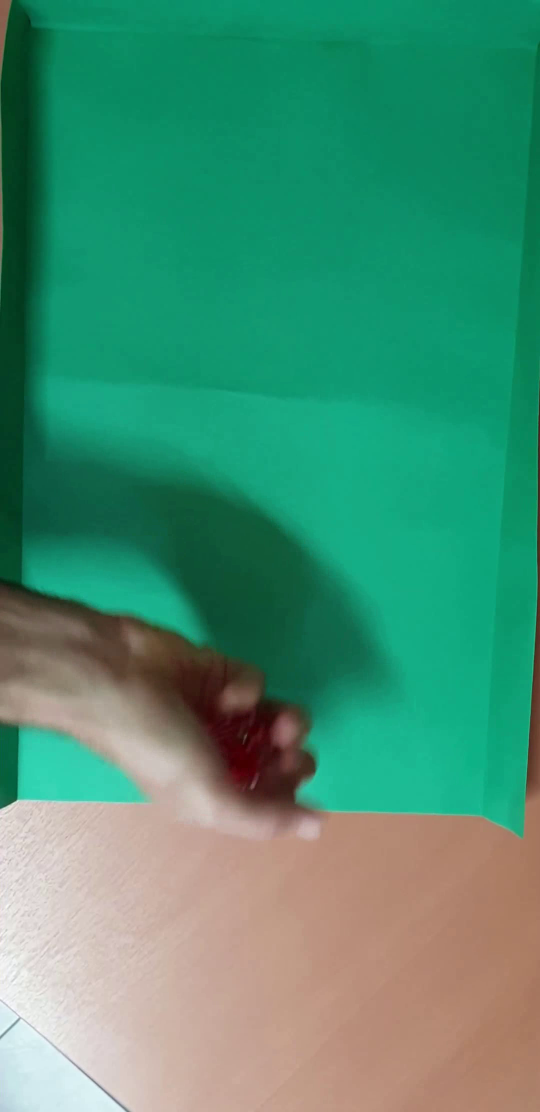
#> input picture frame 14 of Video1-procesado.mp4, 1080 x 2224 px, given in place of tirada_1.mp4, which was not available (shown at 1/2 size)
$ jupyter execute test.ipynb   (shell and % lines are left out)
#> lines starting #> are read from the running program, lines starting #| are printed output that depends on the picture; after the words box and inside, x2 and y2 are one past the last pixel; in counts of white or black regions, pixels touching at a corner belong together; pictures that were not available may be replaced by others from this repository, and a replacement may not be noted
[cell 1]
import matplotlib
matplotlib.use("TkAgg")
import cv2
import numpy as np
import matplotlib.pyplot as plt
import os

[cell 2]
# Definimos función para mostrar imágenes
# [14 lines left out: function imshow, not called in this run]

# Reconstrucción morfológica
def imreconstruct(marker, mask, kernel=None):
    # Asegurarse de que marker y mask sean del mismo tamaño y tipo
    if marker.shape != mask.shape:
        raise ValueError("El tamaño de 'marker' y 'mask' debe ser igual")  # Valida dimensiones iguales.
    if marker.dtype != mask.dtype:
        marker = marker.astype(mask.dtype)  # Convierte el tipo de datos de marker para que coincida con mask.

    # Definir el kernel si no se proporciona
    if kernel is None:
        kernel = np.ones((3, 3), np.uint8)  # Define un kernel de 3x3 si no se pasa uno.

    while True:
        expanded = cv2.dilate(marker, kernel)  # Realiza una dilatación sobre el marcador.
        expanded_intersection = cv2.bitwise_and(expanded, mask)  # Calcula la intersección con la máscara.
        if np.array_equal(marker, expanded_intersection):  # Verifica si no hay cambios en la iteración.
            break
        marker = expanded_intersection  # Actualiza el marcador con la intersección.
    return expanded_intersection  # Devuelve el resultado final de la reconstrucción.

# Relleno de huecos en imágenes binarias
def imfillhole(img):
    mask = np.zeros_like(img)  # Genera una máscara vacía con las mismas dimensiones que la imagen.
    mask = cv2.copyMakeBorder(mask[1:-1, 1:-1], 1, 1, 1, 1, cv2.BORDER_CONSTANT, value=int(255))
    # Crea bordes constantes blancos alrededor de la máscara.
    marker = cv2.bitwise_not(img, mask=mask)  # Calcula el complemento de los bordes como marcador.
    img_c = cv2.bitwise_not(img)  # Obtiene el complemento de la imagen original como máscara.
    img_r = imreconstruct(marker=marker, mask=img_c)  # Realiza la reconstrucción usando el marcador y la máscara.
    img_fh = cv2.bitwise_not(img_r)  # Toma el complemento de la reconstrucción para obtener la imagen final.
    return img_fh  # Devuelve la imagen binaria con los huecos rellenos.

# Comparación de movimiento entre cuadros consecutivos
# [21 lines left out: function se_mueve_no_se_mueve, not called in this run]

[cell 3]
def procesar_imagenes(num_foto, frame, num_foto_centroides_dados=[]):
    # FUNCIONALIDAD PRINCIPAL: Procesar una imagen para detectar dados y determinar el valor de sus caras.

    # Listado para almacenar el valor de las caras de los dados en cada cuadro.
    num_cara_caja = []

    # Convertir la imagen de BGR a RGB y luego a escala de grises.
    img_rgb = cv2.cvtColor(frame, cv2.COLOR_BGR2RGB)
    img_gray = cv2.cvtColor(img_rgb, cv2.COLOR_RGB2GRAY)

    # Aplicar umbral para segmentar áreas de interés.
    _, thresh = cv2.threshold(img_gray, 100, 255, cv2.THRESH_BINARY)

    # Aplicar el detector de bordes Canny para identificar bordes generales.
    canny = cv2.Canny(img_gray, 50, 75)
    engrosar_bordes_generales = cv2.dilate(canny, np.ones((17, 17), np.uint8))

    # Rellenar huecos en los bordes detectados.
    relleno_dados = imfillhole(engrosar_bordes_generales)

    # Erosionar los bordes para eliminar ruido y reducir detalles.
    erocion_dado = cv2.erode(relleno_dados, np.ones((3, 3), np.uint8))

    # SEGMENTACIÓN PARA DETECTAR CÍRCULOS (CARAS DE LOS DADOS).
    canny_circulos = cv2.Canny(img_gray, 175, 255)
    engrosar_circulos = cv2.dilate(canny_circulos, np.ones((3, 3), np.uint8))
    relleno_circulos = imfillhole(engrosar_circulos)
    erocion_circulos = cv2.erode(relleno_circulos, np.ones((5, 5), np.uint8))

    # OBTENER BOUNDING BOXES DE LOS DADOS.
    num_labels, labels, stats, centroids = cv2.connectedComponentsWithStats(erocion_dado)

    # Filtrar componentes conectados basados en criterios geométricos y de área.
    indice_stats = []  # Almacena índices de las estadísticas que cumplen las condiciones.
    centroides_dados = []  # Almacena los centroides de los dados detectados.
    for i in range(1, num_labels):  # Omitir el fondo (label 0).
        x, y, w, h, area = stats[i]  # Coordenadas y área del bounding box.
        if 50 < w < 120 and 50 < h < 140:  # Filtrar por tamaño del bounding box.
            factor_forma = w / h
            if 0.5 < factor_forma < 2:  # Filtrar por proporción del bounding box.
                if 4500 < area < 11000:  # Filtrar por área.
                    indice_stats.append(i)
                    centroides_dados.append([i, centroids[i]])

    # Guardar información de los centroides si hay suficientes dados detectados.
    if len(centroides_dados) >= 5:
        num_foto_centroides_dados.append([num_foto, centroides_dados])

    # DETERMINAR SI LOS DADOS ESTÁN ESTACIONARIOS ENTRE CUADROS.
    if len(num_foto_centroides_dados) >= 2:
        lista = se_mueve_no_se_mueve(num_foto, num_foto_centroides_dados)

        # CALCULAR EL VALOR DE LA CARA PARA LOS DADOS ESTACIONARIOS.
        num_cara_caja = []
        for j in lista:
            x2, y2, w2, h2, area2 = stats[j]
            img_circulos = np.zeros_like(img_gray)  # Imagen vacía para análisis de círculos.
            img_circulos[y2:y2 + h2, x2:x2 + w2] = erocion_circulos[y2:y2 + h2, x2:x2 + w2]

            # Detectar componentes conectados en la región del dado.
            num_labels_2, labels_2, stats_2, centroids_2 = cv2.connectedComponentsWithStats(img_circulos)
            cara_dado = 0  # Inicializar contador para las caras del dado.
            for i_label in range(1, num_labels_2):
                area_circulos = stats_2[i_label, cv2.CC_STAT_AREA]
                if 30 < area_circulos < 150:  # Filtrar por tamaño de los círculos.
                    mask = (labels_2 == i_label).astype(np.uint8) * 255
                    contours, _ = cv2.findContours(mask, cv2.RETR_TREE, cv2.CHAIN_APPROX_NONE)
                    for contour in contours:
                        perimetro_circulo = cv2.arcLength(contour, True)
                        factor_forma_circulo = area_circulos / (perimetro_circulo ** 2)
                        if 0.050 < factor_forma_circulo < 0.10:  # Filtrar por forma circular.
                            cara_dado += 1
            num_cara_caja.append([j, cara_dado])

    # DIBUJAR BOUNDING BOXES Y ETIQUETAS SOBRE LOS DADOS.
    if len(indice_stats) >= 5:
        for k in indice_stats:
            x3, y3, w3, h3, area3 = stats[k]
            punto1 = (x3, y3)  # Esquina superior izquierda del bounding box.
            punto2 = (x3 + w3, y3 + h3)  # Esquina inferior derecha.
            if not num_cara_caja:
                # Dibujar bounding box en rojo si no se ha detectado cara.
                cv2.rectangle(img_rgb, punto1, punto2, color=(0, 0, 255), thickness=5)
            else:
                for g in num_cara_caja:
                    if k != g[0]:
                        cv2.rectangle(img_rgb, punto1, punto2, color=(0, 0, 255), thickness=5)
                    else:
                        cv2.rectangle(img_rgb, punto1, punto2, color=(0, 0, 255), thickness=5)
                        cv2.putText(img_rgb, f'Valor es: {g[1]}', (x3 - 10, y3 - 10), cv2.FONT_HERSHEY_SIMPLEX,
                                    fontScale=1, color=(0, 255, 0), thickness=2)

    # Convertir la imagen procesada de nuevo a BGR para guardar o visualizar.
    terminada = cv2.cvtColor(img_rgb, cv2.COLOR_RGB2BGR)
    return terminada, num_foto_centroides_dados

[cell 4]
# os.makedirs("frames", exist_ok = True)  # Si no existe, crea la carpeta 'frames' en el directorio actual (comentado actualmente).

# --- Leer un video ------------------------------------------------
for num_video in range(1, 5):  # Itera sobre los nombres de los videos ('tirada_1.mp4' a 'tirada_4.mp4').
    cap = cv2.VideoCapture(f'tirada_{num_video}.mp4')  # Abre el archivo de video correspondiente.
    width = int(cap.get(cv2.CAP_PROP_FRAME_WIDTH))  # Obtiene el ancho del video en píxeles.
    height = int(cap.get(cv2.CAP_PROP_FRAME_HEIGHT))  # Obtiene la altura del video en píxeles.
    fps = int(cap.get(cv2.CAP_PROP_FPS))  # Obtiene los cuadros por segundo (FPS) del video.
    n_frames = int(cap.get(cv2.CAP_PROP_FRAME_COUNT))  # Obtiene el número total de frames en el video.
    frame_number = 0  # Inicializa el contador de frames.

    # Crea un objeto para guardar el video procesado con las mismas propiedades del original.
    out = cv2.VideoWriter(f'Video{num_video}-procesado.mp4', cv2.VideoWriter_fourcc(*'mp4v'), fps, (width, height))
    num_foto_centroides_dados = []  # Lista para almacenar información de los centroides de los dados por frame.
    bandera = True  # Bandera para determinar el área útil solo una vez.

    while cap.isOpened():  # Repite mientras el archivo de video esté abierto.
        ret, frame = cap.read()  # Lee el siguiente frame del video. 'ret' indica éxito (True/False).
#> frame is the input picture: shape (2224, 1080, 3); mean B, G, R 114.4, 143.8, 71.4
        if ret == True:  # Verifica si se leyó el frame correctamente.
            if bandera:  # Si es el primer frame, calcula el área útil donde están los dados.
                ancho = int(len(frame[0]) / 2)  # Obtiene el punto medio horizontal del frame.
#> ancho = 540
                cont = 0  # Contador para encontrar el límite superior de la región útil.
                for j in range(len(frame)):  # Itera sobre las filas de píxeles en el frame.
                    if frame[j][ancho][2] < 50:  # Comprueba si el canal rojo es menor a 50 (indicio de borde útil).
                        cont += 1  # Incrementa el contador si cumple la condición.
#> after the loop, cont = 1451
                bandera = False  # Cambia la bandera para no repetir este cálculo en siguientes frames.

            largo = len(frame[0])  # Obtiene el ancho total del frame.
#> largo = 1080

            # Procesa la región útil del frame para detectar y analizar los dados.
            foto_recortada, num_foto_centroides_dados = procesar_imagenes(
                frame_number, frame[0:cont, 0:largo], num_foto_centroides_dados
            )
#> in procesar_imagenes, `img_rgb = cv2.cvtColor(frame, cv2.COLOR_BGR2RGB)`:
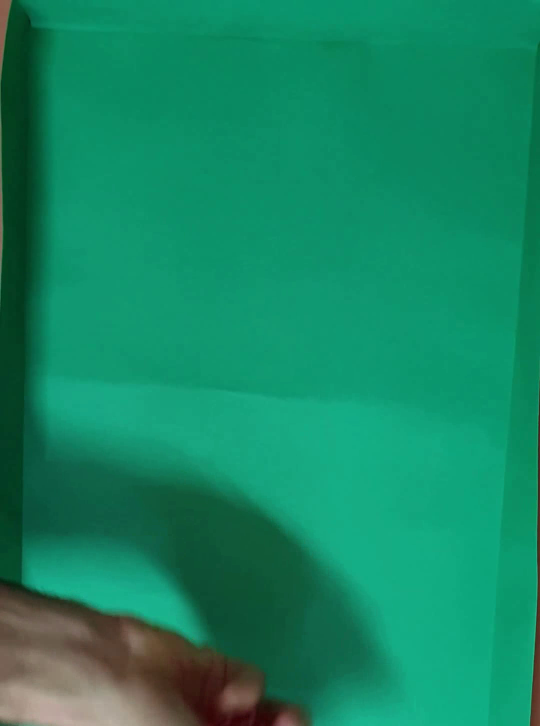
#> img_rgb: shape (1451, 1080, 3) (shown at 1/2 size); mean R, G, B 20.5, 134.5, 98.4
#> in procesar_imagenes, `img_gray = cv2.cvtColor(img_rgb, cv2.COLOR_RGB2GRAY)`:
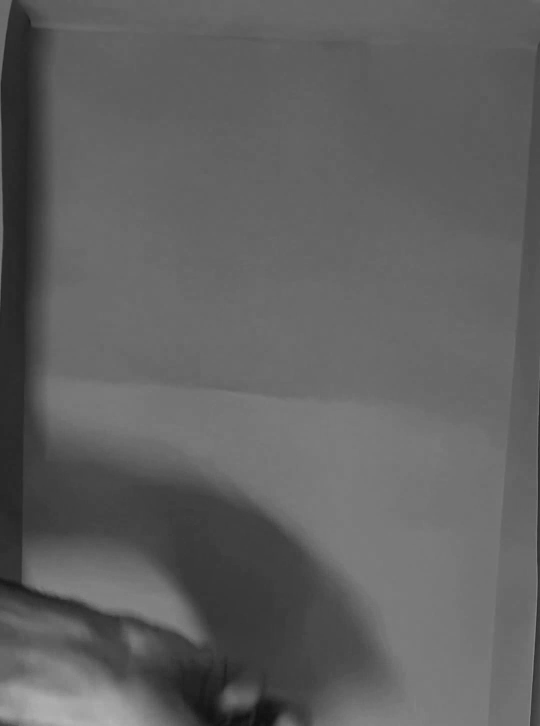
#> img_gray: shape (1451, 1080) (shown at 1/2 size); min 13, max 180, mean 96.2
#> in procesar_imagenes, `_, thresh = cv2.threshold(img_gray, 100, 255, cv2.THRESH_BINARY)`:
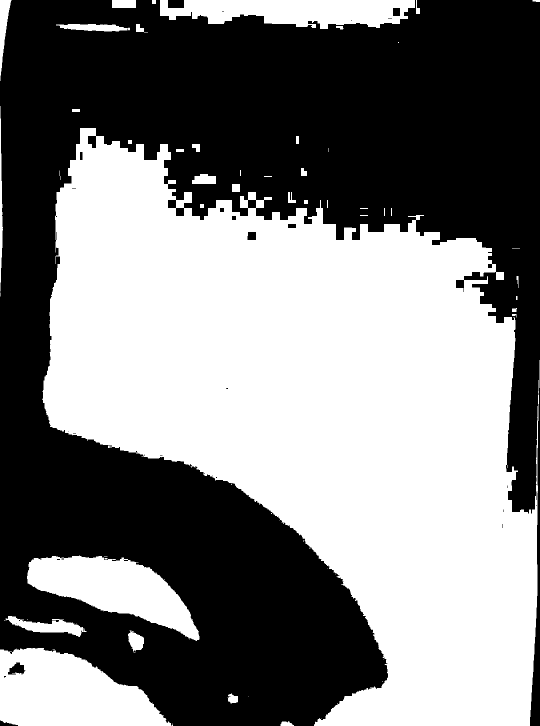
#> thresh: shape (1451, 1080) (shown at 1/2 size); 49.5% white; 68 white regions (29 under 20 px), largest, box (x1, y1, x2, y2) and area: (84, 256, 1080, 1451) 675730, (0, 1296, 343, 1451) 37379, (54, 1111, 399, 1282) 28940
#> in procesar_imagenes, `canny = cv2.Canny(img_gray, 50, 75)`:
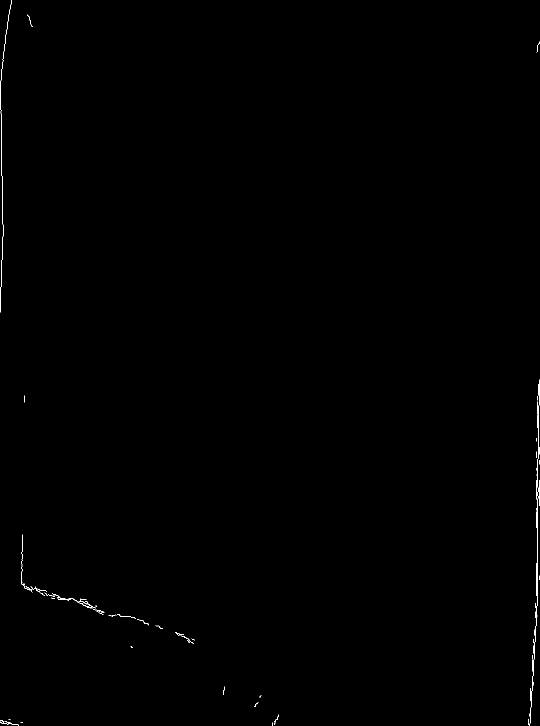
#> canny: shape (1451, 1080) (shown at 1/2 size); 0.18% white in thin lines or dots
#> in procesar_imagenes, `engrosar_bordes_generales = cv2.dilate(canny, np.ones((17, 17), np.uin..`: engrosar_bordes_generales: shape (1451, 1080); 2.3% white; 12 white regions, largest, box (x1, y1, x2, y2) and area: (1049, 751, 1080, 1451) 11526, (34, 1061, 334, 1265) 9431, (0, 0, 32, 633) 8570
#> in imfillhole, `marker = cv2.bitwise_not(img, mask=mask)`: marker: shape (1451, 1080); 0.24% white in thin lines or dots
#> in imfillhole, `img_c = cv2.bitwise_not(img)`:
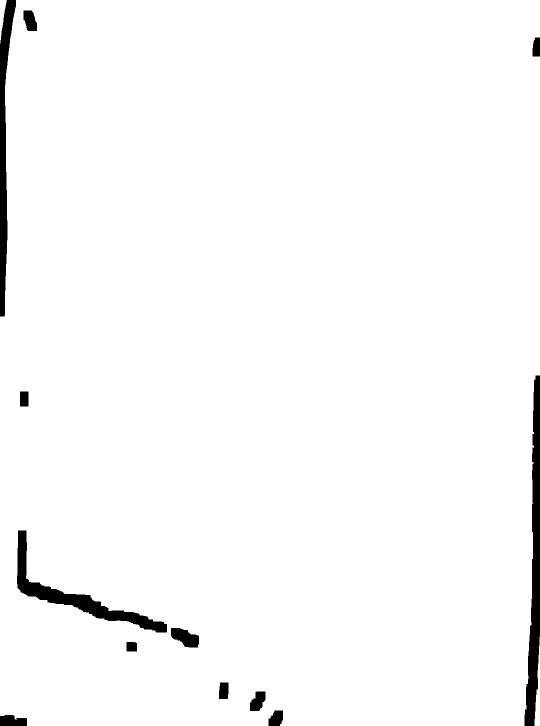
#> img_c: shape (1451, 1080) (shown at 1/2 size); 97.7% white; 12 black regions, largest, box (x1, y1, x2, y2) and area: (1049, 751, 1080, 1451) 11526, (34, 1061, 334, 1265) 9431, (0, 0, 32, 633) 8570
#> after the loop in imreconstruct, `while True:`:
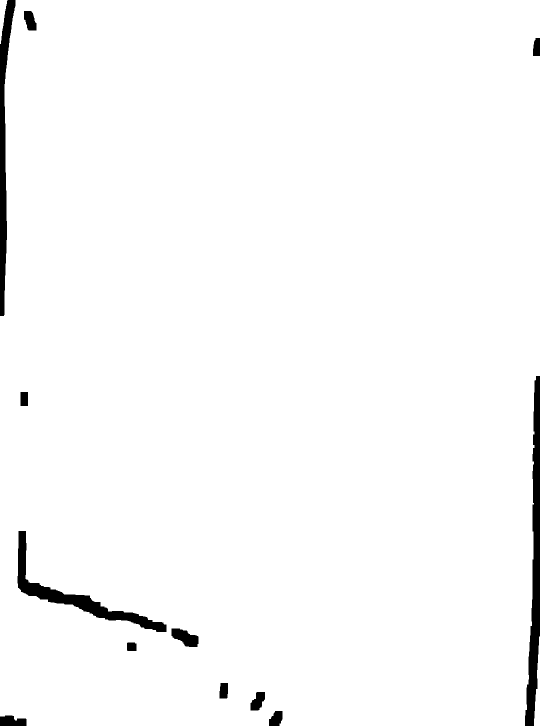
#> expanded: shape (1451, 1080) (shown at 1/2 size); 97.9% white; 12 black regions, largest, box (x1, y1, x2, y2) and area: (1050, 752, 1080, 1451) 10573, (35, 1062, 333, 1264) 8419, (0, 0, 31, 632) 7794
#> in procesar_imagenes, `erocion_dado = cv2.erode(relleno_dados, np.ones((3, 3), np.uint8))`:
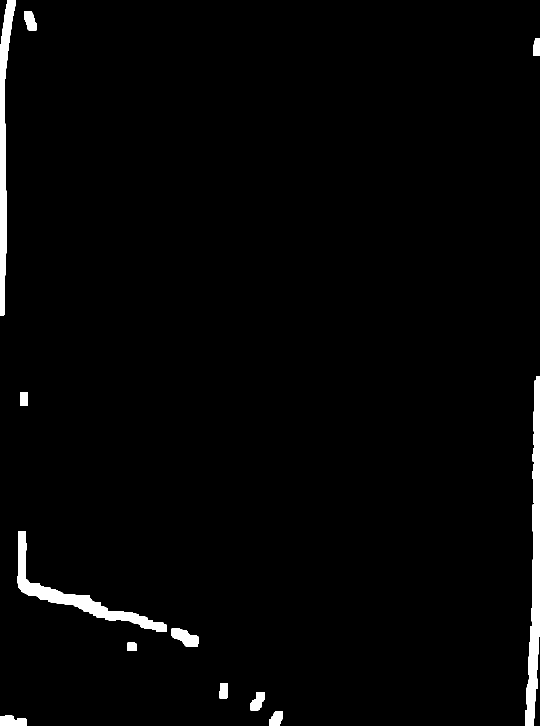
#> erocion_dado: shape (1451, 1080) (shown at 1/2 size); 2.1% white; 12 white regions, largest, box (x1, y1, x2, y2) and area: (1050, 752, 1080, 1451) 10573, (35, 1062, 333, 1264) 8419, (0, 0, 31, 632) 7794
#> in procesar_imagenes, `canny_circulos = cv2.Canny(img_gray, 175, 255)`: canny_circulos: shape (1451, 1080); 0.06% white in thin lines or dots
#> in procesar_imagenes, `engrosar_circulos = cv2.dilate(canny_circulos, np.ones((3, 3), np.uint..`: engrosar_circulos: shape (1451, 1080); 0.17% white; 3 white regions, box (x1, y1, x2, y2) and area: (1058, 774, 1080, 1451) 2081, (0, 496, 7, 606) 338, (0, 119, 8, 209) 280
#> in imfillhole (call 2), `marker = cv2.bitwise_not(img, mask=mask)`: marker: shape (1451, 1080); 0.31% white in thin lines or dots
#> the loop in imreconstruct (call 2), `while True:` made 540 passes
#> pass 1, in imreconstruct (call 2), `expanded = cv2.dilate(marker, kernel)`:
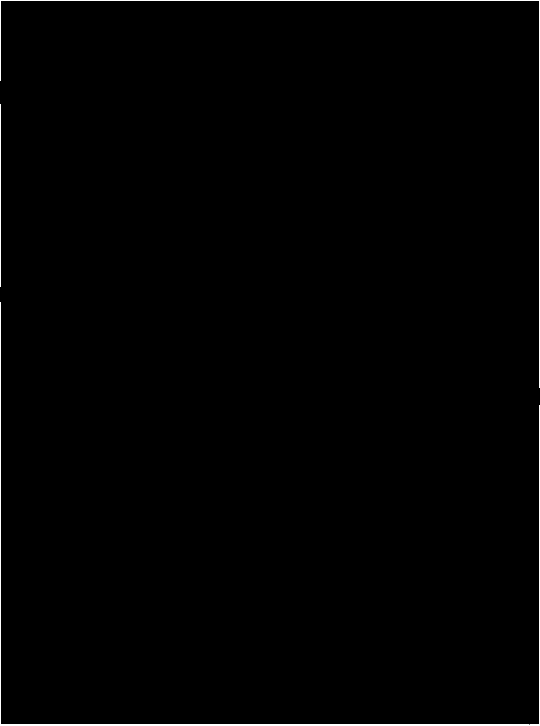
#> expanded: shape (1451, 1080) (shown at 1/2 size); 0.63% white; 4 white regions, box (x1, y1, x2, y2) and area: (0, 0, 1080, 775) 4024, (0, 605, 1059, 1451) 3806, (1060, 811, 1080, 1451) 1316, (0, 208, 2, 574) 732
#> after the loop in imreconstruct (call 2), `while True:`: expanded: shape (1451, 1080); 99.9% white; black in thin lines or dots
#> in procesar_imagenes, `erocion_circulos = cv2.erode(relleno_circulos, np.ones((5, 5), np.uint..`:
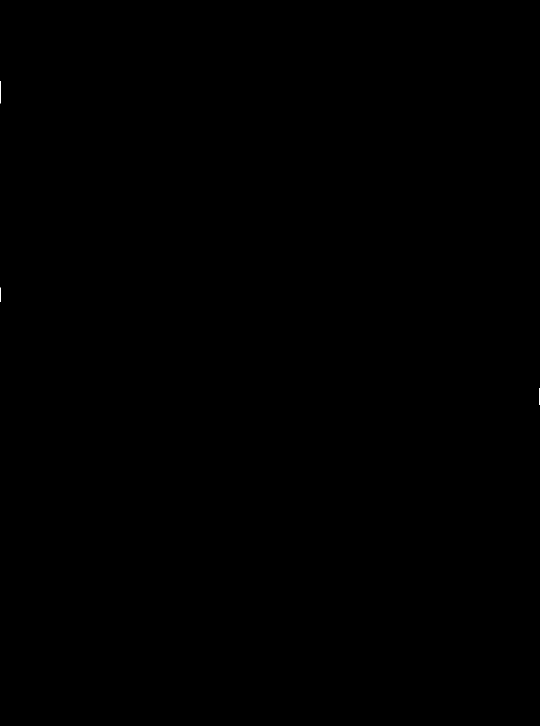
#> erocion_circulos: shape (1451, 1080) (shown at 1/2 size); 0.01% white in thin lines or dots, all inside (x1, y1, x2, y2) = (0, 162, 1080, 810)
#> in procesar_imagenes, `num_labels, labels, stats, centroids = cv2.connectedComponentsWithStat..`:
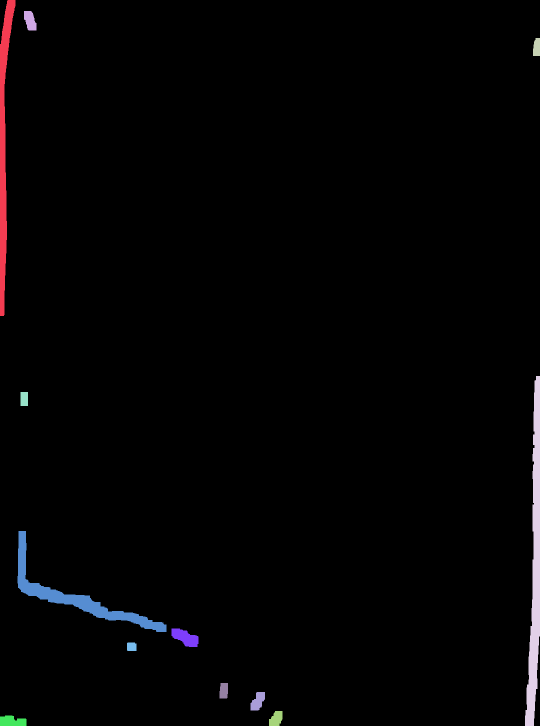
#> labels: shape (1451, 1080) int32 (shown at 1/2 size); 13 distinct labels, from 0 to 12; one colour per label, 0 black
#> in procesar_imagenes, `num_labels, labels, stats, centroids = cv2.connectedComponentsWithStat..`: num_labels = 13; stats = 13 rows, first 6: [0, 0, 1080, 1451, 1534397], [0, 0, 31, 632, 7794], [48, 22, 25, 39, 731], [1066, 76, 14, 36, 454], [1050, 752, 30, 699, 10573], [41, 784, 15, 28, 420]; centroids = 13 rows, first 8: [541.4, 720.5], [7.44, 293.4], [59.81, 41.17], [1073.1, 94.71], [1069.7, 1129.9], [48, 797.5], [150.1, 1192.3], [370.3, 1274.8]
#> the loop in procesar_imagenes, `for i in range(1, num_labels):` made 12 passes
#> (x, y, w, h, area) on passes 1 to 12: (0, 0, 31, 632, 7794), (48, 22, 25, 39, 731), (1066, 76, 14, 36, 454), (1050, 752, 30, 699, 10573), (41, 784, 15, 28, 420), (35, 1062, 298, 202, 8419), (343, 1257, 54, 37, 1269), (254, 1285, 19, 17, 315), (439, 1366, 17, 31, 494), (501, 1384, 29, 37, 737), (538, 1422, 27, 29, 611), (0, 1431, 53, 20, 866)
#> after the loop in procesar_imagenes, `for i in range(1, num_labels):`: centroides_dados = []
#> num_foto_centroides_dados = []

            frame_number += 1  # Incrementa el contador de frames procesados.
            frame[0:cont, 0:largo] = foto_recortada  # Actualiza la región útil del frame con los resultados procesados.
            out.write(frame)  # Escribe el frame procesado en el archivo de salida.
        else:
            break  # Detiene el bucle si no hay más frames.

    cap.release()  # Libera el archivo de video original.
    out.release()  # Libera el archivo de video procesado.
    cv2.destroyAllWindows()  # Cierra todas las ventanas abiertas por OpenCV.
